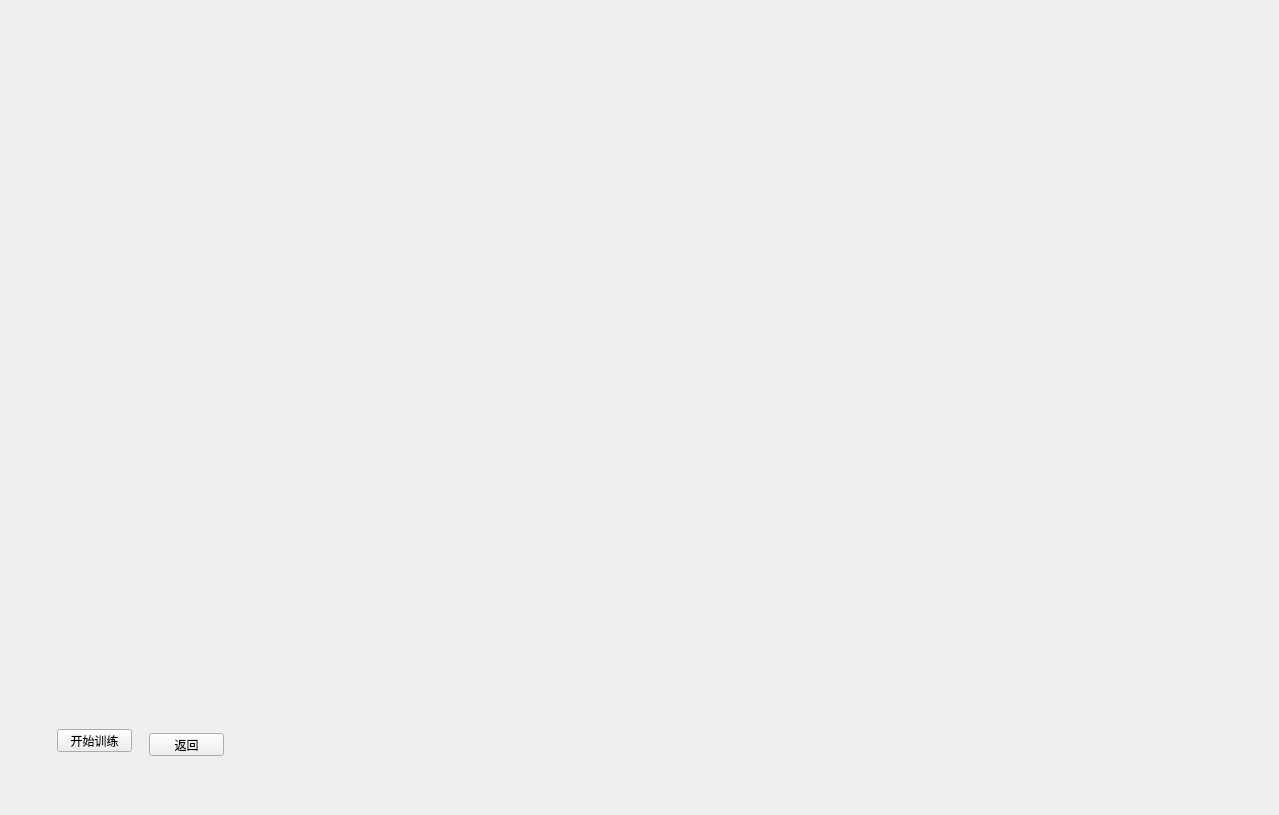
<?xml version="1.0" encoding="UTF-8"?>
<ui version="4.0">
 <class>binliWindowForm</class>
 <widget class="QWidget" name="binliWindowForm">
  <property name="geometry">
   <rect>
    <x>0</x>
    <y>0</y>
    <width>1279</width>
    <height>815</height>
   </rect>
  </property>
  <property name="windowTitle">
   <string>SimLaparo</string>
  </property>
  <widget class="QFrame" name="binliframe">
   <property name="geometry">
    <rect>
     <x>9</x>
     <y>33</y>
     <width>1186</width>
     <height>767</height>
    </rect>
   </property>
   <widget class="QPushButton" name="trainBtn">
    <property name="geometry">
     <rect>
      <x>48</x>
      <y>696</y>
      <width>75</width>
      <height>23</height>
     </rect>
    </property>
    <property name="text">
     <string>开始训练</string>
    </property>
   </widget>
   <widget class="QPushButton" name="backBtn">
    <property name="geometry">
     <rect>
      <x>140</x>
      <y>700</y>
      <width>75</width>
      <height>23</height>
     </rect>
    </property>
    <property name="text">
     <string>返回</string>
    </property>
   </widget>
   <widget class="QLabel" name="filenamelabel">
    <property name="geometry">
     <rect>
      <x>48</x>
      <y>38</y>
      <width>16</width>
      <height>16</height>
     </rect>
    </property>
    <property name="text">
     <string/>
    </property>
   </widget>
  </widget>
 </widget>
 <resources/>
 <connections/>
</ui>
